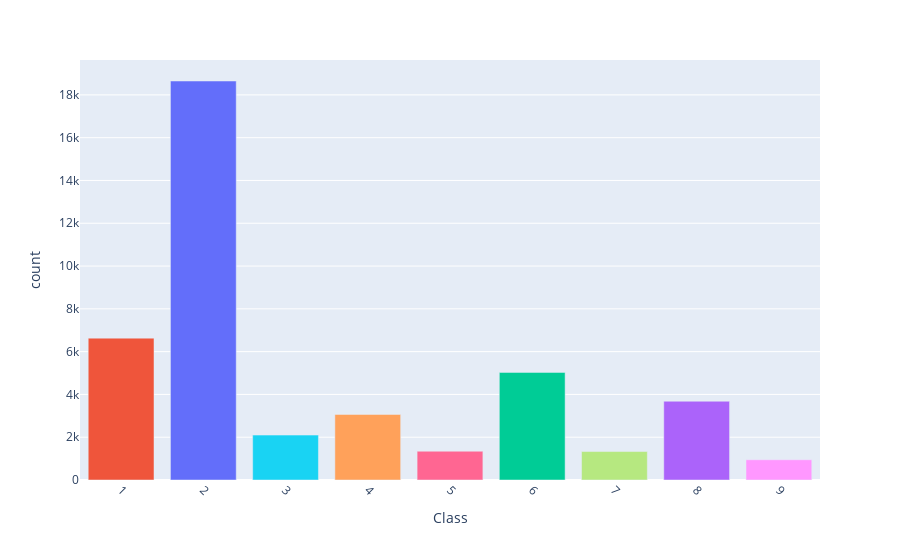

The notebook cell saved with this chart:
### Markdown cell above
#### Visualisation des classes, 0 non compris

### Code cell
class_counts = pd.Series(y.flatten()).value_counts()
bar_fig = px.bar(x=class_counts.index[1:], y=class_counts[1:], labels=y, color=class_counts.index[1:])
bar_fig.update_layout(
        xaxis=dict(
            title='Class',
            tickmode='array',
            tickvals=class_counts.index[1:].tolist(),
            tickangle=45
        ),
        yaxis=dict(
            title='count',
        ),
        showlegend=False
)
bar_fig.show()

### Figure 1 — Plotly figure (JSON) as saved in the notebook; plotly's stock layout.template omitted (floating-point values rounded to 4 significant figures)
{"data": [{"alignmentgroup": "True", "hovertemplate": "color=2<br>x=%{x}<br>y=%{y}<extra></extra>", "legendgroup": "2", "marker": {"color": "#636efa", "pattern": {"shape": ""}}, "name": "2", "offsetgroup": "2", "orientation": "v", "showlegend": true, "textposition": "auto", "type": "bar", "x": [2], "xaxis": "x", "y": [18649], "yaxis": "y"}, {"alignmentgroup": "True", "hovertemplate": "color=1<br>x=%{x}<br>y=%{y}<extra></extra>", "legendgroup": "1", "marker": {"color": "#EF553B", "pattern": {"shape": ""}}, "name": "1", "offsetgroup": "1", "orientation": "v", "showlegend": true, "textposition": "auto", "type": "bar", "x": [1], "xaxis": "x", "y": [6631], "yaxis": "y"}, {"alignmentgroup": "True", "hovertemplate": "color=6<br>x=%{x}<br>y=%{y}<extra></extra>", "legendgroup": "6", "marker": {"color": "#00cc96", "pattern": {"shape": ""}}, "name": "6", "offsetgroup": "6", "orientation": "v", "showlegend": true, "textposition": "auto", "type": "bar", "x": [6], "xaxis": "x", "y": [5029], "yaxis": "y"}, {"alignmentgroup": "True", "hovertemplate": "color=8<br>x=%{x}<br>y=%{y}<extra></extra>", "legendgroup": "8", "marker": {"color": "#ab63fa", "pattern": {"shape": ""}}, "name": "8", "offsetgroup": "8", "orientation": "v", "showlegend": true, "textposition": "auto", "type": "bar", "x": [8], "xaxis": "x", "y": [3682], "yaxis": "y"}, {"alignmentgroup": "True", "hovertemplate": "color=4<br>x=%{x}<br>y=%{y}<extra></extra>", "legendgroup": "4", "marker": {"color": "#FFA15A", "pattern": {"shape": ""}}, "name": "4", "offsetgroup": "4", "orientation": "v", "showlegend": true, "textposition": "auto", "type": "bar", "x": [4], "xaxis": "x", "y": [3064], "yaxis": "y"}, {"alignmentgroup": "True", "hovertemplate": "color=3<br>x=%{x}<br>y=%{y}<extra></extra>", "legendgroup": "3", "marker": {"color": "#19d3f3", "pattern": {"shape": ""}}, "name": "3", "offsetgroup": "3", "orientation": "v", "showlegend": true, "textposition": "auto", "type": "bar", "x": [3], "xaxis": "x", "y": [2099], "yaxis": "y"}, {"alignmentgroup": "True", "hovertemplate": "color=5<br>x=%{x}<br>y=%{y}<extra></extra>", "legendgroup": "5", "marker": {"color": "#FF6692", "pattern": {"shape": ""}}, "name": "5", "offsetgroup": "5", "orientation": "v", "showlegend": true, "textposition": "auto", "type": "bar", "x": [5], "xaxis": "x", "y": [1345], "yaxis": "y"}, {"alignmentgroup": "True", "hovertemplate": "color=7<br>x=%{x}<br>y=%{y}<extra></extra>", "legendgroup": "7", "marker": {"color": "#B6E880", "pattern": {"shape": ""}}, "name": "7", "offsetgroup": "7", "orientation": "v", "showlegend": true, "textposition": "auto", "type": "bar", "x": [7], "xaxis": "x", "y": [1330], "yaxis": "y"}, {"alignmentgroup": "True", "hovertemplate": "color=9<br>x=%{x}<br>y=%{y}<extra></extra>", "legendgroup": "9", "marker": {"color": "#FF97FF", "pattern": {"shape": ""}}, "name": "9", "offsetgroup": "9", "orientation": "v", "showlegend": true, "textposition": "auto", "type": "bar", "x": [9], "xaxis": "x", "y": [947], "yaxis": "y"}], "layout": {"barmode": "relative", "legend": {"title": {"text": "color"}, "tracegroupgap": 0}, "margin": {"t": 60}, "showlegend": false, "xaxis": {"anchor": "y", "domain": [0, 1], "tickangle": 45, "tickmode": "array", "tickvals": [2, 1, 6, 8, 4, 3, 5, 7, 9], "title": {"text": "Class"}}, "yaxis": {"anchor": "x", "domain": [0, 1], "title": {"text": "count"}}}}
